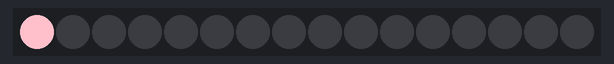
The sketch below on a simulated Arduino Uno, built with avr-gcc and run on an emulated ATmega328P. On the bench: 16 RGB LEDs in strip order, left to right.

Above: at 0.15 s.
At 5.21 s:
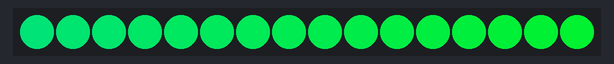
At 10.32 s:
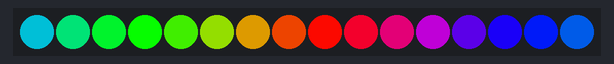
At 19.91 s:
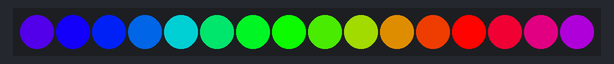
At 29.83 s:
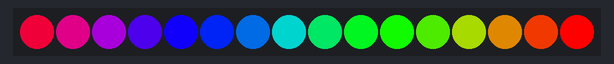
At 39.65 s:
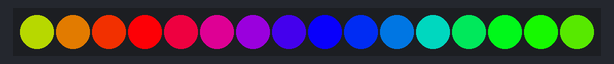

The sketch:

neopixels_standardtest.ino
```cpp
#include <Adafruit_NeoPixel.h>

#define PIN 1

// Parameter 1 = number of pixels in strip
// Parameter 2 = pin number (most are valid)
// Parameter 3 = pixel type flags, add together as needed:
//   NEO_RGB     Pixels are wired for RGB bitstream
//   NEO_GRB     Pixels are wired for GRB bitstream
//   NEO_KHZ400  400 KHz bitstream (e.g. FLORA pixels)
//   NEO_KHZ800  800 KHz bitstream (e.g. High Density LED strip)
Adafruit_NeoPixel strip = Adafruit_NeoPixel(16, PIN, NEO_GRB + NEO_KHZ800);

void setup() {
  strip.begin();
  strip.show(); // Initialize all pixels to 'off'
}

void loop() {
  // Some example procedures showing how to display to the pixels:
  colorWipe(strip.Color(255, 192, 203), 1); // Pink
  colorWipe(strip.Color(255, 182, 193), 1); // lightpink
  colorWipe(strip.Color(255, 105, 180), 1); // hotpink
  colorWipe(strip.Color(255, 20, 147), 1); // deeppink
  colorWipe(strip.Color(219, 112, 147), 1); // palevioletred
  colorWipe(strip.Color(199, 21, 133), 1); // mediumvioletred
  colorWipe(strip.Color(255, 255, 255), 1); // White
  colorWipe(strip.Color(255, 0, 0), 1); // Red
  colorWipe(strip.Color(0, 255, 0), 1); // Green
  colorWipe(strip.Color(0, 0, 255), 1); // Blue
  rainbow(20);
  rainbowCycle(20);
}

// Fill the dots one after the other with a color
void colorWipe(uint32_t c, uint8_t wait) {
  for(uint16_t i=0; i<strip.numPixels(); i++) {
      strip.setPixelColor(i, c);
      strip.show();
      delay(wait);
  }
}

void rainbow(uint8_t wait) {
  uint16_t i, j;

  for(j=0; j<256; j++) {
    for(i=0; i<strip.numPixels(); i++) {
      strip.setPixelColor(i, Wheel((i+j) & 255));
    }
    strip.show();
    delay(wait);
  }
}

// Slightly different, this makes the rainbow equally distributed throughout
void rainbowCycle(uint8_t wait) {
  uint16_t i, j;

  for(j=0; j<256*5; j++) { // 5 cycles of all colors on wheel
    for(i=0; i< strip.numPixels(); i++) {
      strip.setPixelColor(i, Wheel(((i * 256 / strip.numPixels()) + j) & 255));
    }
    strip.show();
    delay(wait);
  }
}

// Input a value 0 to 255 to get a color value.
// The colours are a transition r - g - b - back to r.
uint32_t Wheel(byte WheelPos) {
  if(WheelPos < 85) {
   return strip.Color(WheelPos * 3, 255 - WheelPos * 3, 0);
  } else if(WheelPos < 170) {
   WheelPos -= 85;
   return strip.Color(255 - WheelPos * 3, 0, WheelPos * 3);
  } else {
   WheelPos -= 170;
   return strip.Color(0, WheelPos * 3, 255 - WheelPos * 3);
  }
}
```
